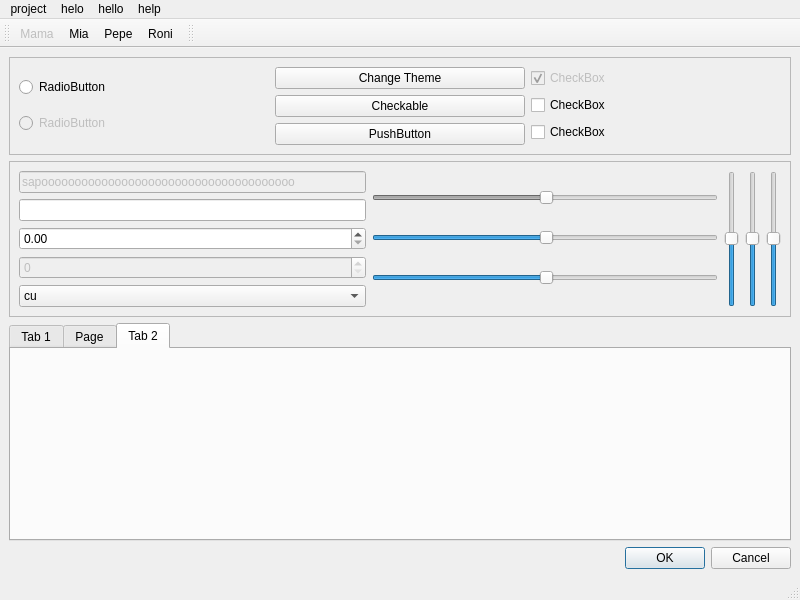
<?xml version="1.0" encoding="UTF-8"?>
<ui version="4.0">
 <class>MainWindow</class>
 <widget class="QMainWindow" name="MainWindow">
  <property name="geometry">
   <rect>
    <x>0</x>
    <y>0</y>
    <width>800</width>
    <height>600</height>
   </rect>
  </property>
  <property name="windowTitle">
   <string>MainWindow</string>
  </property>
  <widget class="QWidget" name="centralwidget">
   <layout class="QVBoxLayout" name="verticalLayout">
    <item>
     <widget class="QFrame" name="frame">
      <property name="frameShape">
       <enum>QFrame::StyledPanel</enum>
      </property>
      <property name="frameShadow">
       <enum>QFrame::Raised</enum>
      </property>
      <layout class="QHBoxLayout" name="horizontalLayout">
       <item>
        <layout class="QVBoxLayout" name="verticalLayout_2">
         <item>
          <widget class="QRadioButton" name="radioButton">
           <property name="enabled">
            <bool>true</bool>
           </property>
           <property name="text">
            <string>RadioButton</string>
           </property>
           <property name="checkable">
            <bool>true</bool>
           </property>
           <property name="checked">
            <bool>false</bool>
           </property>
           <property name="autoExclusive">
            <bool>true</bool>
           </property>
          </widget>
         </item>
         <item>
          <widget class="QRadioButton" name="radioButton_2">
           <property name="enabled">
            <bool>false</bool>
           </property>
           <property name="text">
            <string>RadioButton</string>
           </property>
          </widget>
         </item>
        </layout>
       </item>
       <item>
        <layout class="QVBoxLayout" name="verticalLayout_5">
         <item>
          <widget class="QPushButton" name="change_theme_button">
           <property name="text">
            <string>Change Theme</string>
           </property>
           <property name="checkable">
            <bool>false</bool>
           </property>
           <property name="autoExclusive">
            <bool>false</bool>
           </property>
           <property name="default">
            <bool>false</bool>
           </property>
           <property name="flat">
            <bool>false</bool>
           </property>
           <property name="status" stdset="0">
            <string>main</string>
           </property>
          </widget>
         </item>
         <item>
          <widget class="QPushButton" name="pushButton">
           <property name="toolTip">
            <string>ESTOY LOOOOCO
LO LO LO LO 
LOCO</string>
           </property>
           <property name="text">
            <string>Checkable</string>
           </property>
           <property name="checkable">
            <bool>true</bool>
           </property>
           <property name="autoExclusive">
            <bool>false</bool>
           </property>
           <property name="status" stdset="0">
            <string>danger</string>
           </property>
          </widget>
         </item>
         <item>
          <widget class="QPushButton" name="pushButton_2">
           <property name="enabled">
            <bool>true</bool>
           </property>
           <property name="text">
            <string>PushButton</string>
           </property>
           <property name="status" stdset="0">
            <string>warning</string>
           </property>
          </widget>
         </item>
        </layout>
       </item>
       <item>
        <layout class="QVBoxLayout" name="verticalLayout_6">
         <item>
          <widget class="QCheckBox" name="checkBox_3">
           <property name="enabled">
            <bool>false</bool>
           </property>
           <property name="text">
            <string>CheckBox</string>
           </property>
           <property name="checked">
            <bool>true</bool>
           </property>
          </widget>
         </item>
         <item>
          <widget class="QCheckBox" name="checkBox_2">
           <property name="text">
            <string>CheckBox</string>
           </property>
           <property name="checked">
            <bool>false</bool>
           </property>
           <property name="autoExclusive">
            <bool>false</bool>
           </property>
           <property name="tristate">
            <bool>false</bool>
           </property>
          </widget>
         </item>
         <item>
          <widget class="QCheckBox" name="checkBox">
           <property name="text">
            <string>CheckBox</string>
           </property>
          </widget>
         </item>
        </layout>
       </item>
      </layout>
     </widget>
    </item>
    <item>
     <widget class="QFrame" name="frame_2">
      <property name="frameShape">
       <enum>QFrame::StyledPanel</enum>
      </property>
      <property name="frameShadow">
       <enum>QFrame::Plain</enum>
      </property>
      <layout class="QHBoxLayout" name="horizontalLayout_2">
       <item>
        <layout class="QVBoxLayout" name="verticalLayout_3">
         <item>
          <widget class="QLineEdit" name="lineEdit_2">
           <property name="enabled">
            <bool>false</bool>
           </property>
           <property name="text">
            <string>sapoooooooooooooooooooooooooooooooooooooo</string>
           </property>
          </widget>
         </item>
         <item>
          <widget class="QLineEdit" name="lineEdit"/>
         </item>
         <item>
          <widget class="QDoubleSpinBox" name="doubleSpinBox"/>
         </item>
         <item>
          <widget class="QSpinBox" name="spinBox">
           <property name="enabled">
            <bool>false</bool>
           </property>
          </widget>
         </item>
         <item>
          <widget class="QComboBox" name="comboBox">
           <property name="enabled">
            <bool>true</bool>
           </property>
           <item>
            <property name="text">
             <string>cu</string>
            </property>
           </item>
           <item>
            <property name="text">
             <string>anus</string>
            </property>
           </item>
          </widget>
         </item>
        </layout>
       </item>
       <item>
        <layout class="QVBoxLayout" name="verticalLayout_4">
         <item>
          <widget class="QSlider" name="horizontalSlider">
           <property name="enabled">
            <bool>false</bool>
           </property>
           <property name="value">
            <number>50</number>
           </property>
           <property name="orientation">
            <enum>Qt::Horizontal</enum>
           </property>
          </widget>
         </item>
         <item>
          <widget class="QSlider" name="horizontalSlider_3">
           <property name="value">
            <number>50</number>
           </property>
           <property name="orientation">
            <enum>Qt::Horizontal</enum>
           </property>
          </widget>
         </item>
         <item>
          <widget class="QSlider" name="horizontalSlider_2">
           <property name="value">
            <number>50</number>
           </property>
           <property name="orientation">
            <enum>Qt::Horizontal</enum>
           </property>
          </widget>
         </item>
        </layout>
       </item>
       <item>
        <layout class="QHBoxLayout" name="horizontalLayout_3">
         <item>
          <widget class="QSlider" name="verticalSlider_2">
           <property name="value">
            <number>50</number>
           </property>
           <property name="orientation">
            <enum>Qt::Vertical</enum>
           </property>
          </widget>
         </item>
         <item>
          <widget class="QSlider" name="verticalSlider_3">
           <property name="value">
            <number>50</number>
           </property>
           <property name="orientation">
            <enum>Qt::Vertical</enum>
           </property>
          </widget>
         </item>
         <item>
          <widget class="QSlider" name="verticalSlider">
           <property name="value">
            <number>50</number>
           </property>
           <property name="orientation">
            <enum>Qt::Vertical</enum>
           </property>
          </widget>
         </item>
        </layout>
       </item>
      </layout>
     </widget>
    </item>
    <item>
     <widget class="QTabWidget" name="tabWidget">
      <property name="currentIndex">
       <number>2</number>
      </property>
      <widget class="QWidget" name="tab">
       <attribute name="title">
        <string>Tab 1</string>
       </attribute>
       <layout class="QHBoxLayout" name="horizontalLayout_4">
        <item>
         <widget class="QProgressBar" name="progressBar">
          <property name="value">
           <number>24</number>
          </property>
         </widget>
        </item>
       </layout>
      </widget>
      <widget class="QWidget" name="tab_3">
       <attribute name="title">
        <string>Page</string>
       </attribute>
       <layout class="QHBoxLayout" name="horizontalLayout_6">
        <item>
         <widget class="QSpinBox" name="spinBox_2"/>
        </item>
        <item>
         <widget class="QComboBox" name="comboBox_2">
          <item>
           <property name="text">
            <string>Single Division</string>
           </property>
          </item>
          <item>
           <property name="text">
            <string>Multiple Division</string>
           </property>
          </item>
         </widget>
        </item>
        <item>
         <widget class="QTreeWidget" name="treeWidget">
          <property name="alternatingRowColors">
           <bool>true</bool>
          </property>
          <column>
           <property name="text">
            <string>Frequency</string>
           </property>
          </column>
          <item>
           <property name="text">
            <string>100</string>
           </property>
          </item>
          <item>
           <property name="text">
            <string>1</string>
           </property>
          </item>
          <item>
           <property name="text">
            <string>2</string>
           </property>
          </item>
          <item>
           <property name="text">
            <string>3</string>
           </property>
          </item>
          <item>
           <property name="text">
            <string>4</string>
           </property>
          </item>
          <item>
           <property name="text">
            <string>5</string>
           </property>
          </item>
          <item>
           <property name="text">
            <string>6</string>
           </property>
          </item>
          <item>
           <property name="text">
            <string>7</string>
           </property>
          </item>
          <item>
           <property name="text">
            <string>8</string>
           </property>
          </item>
          <item>
           <property name="text">
            <string>9</string>
           </property>
          </item>
          <item>
           <property name="text">
            <string>200</string>
           </property>
          </item>
          <item>
           <property name="text">
            <string>300</string>
           </property>
          </item>
          <item>
           <property name="text">
            <string>400</string>
           </property>
          </item>
          <item>
           <property name="text">
            <string>500</string>
           </property>
          </item>
         </widget>
        </item>
        <item>
         <widget class="QTableWidget" name="tableWidget">
          <property name="frameShape">
           <enum>QFrame::StyledPanel</enum>
          </property>
          <property name="frameShadow">
           <enum>QFrame::Plain</enum>
          </property>
          <row>
           <property name="text">
            <string>yeahhhh</string>
           </property>
          </row>
          <row>
           <property name="text">
            <string>hellmans</string>
           </property>
          </row>
          <column>
           <property name="text">
            <string>AOOOOOOOOOOO</string>
           </property>
          </column>
          <column>
           <property name="text">
            <string>sapo cururu</string>
           </property>
          </column>
          <item row="0" column="0">
           <property name="text">
            <string>hell na</string>
           </property>
          </item>
          <item row="0" column="1">
           <property name="text">
            <string>nahhhh</string>
           </property>
          </item>
          <item row="1" column="0">
           <property name="text">
            <string>fr</string>
           </property>
          </item>
          <item row="1" column="1">
           <property name="text">
            <string>xpto</string>
           </property>
          </item>
         </widget>
        </item>
       </layout>
      </widget>
      <widget class="QWidget" name="tab_2">
       <attribute name="title">
        <string>Tab 2</string>
       </attribute>
       <layout class="QHBoxLayout" name="horizontalLayout_5">
        <item>
         <widget class="CommonRenderWidget" name="render_widget" native="true">
          <widget class="QLabel" name="label">
           <property name="geometry">
            <rect>
             <x>140</x>
             <y>20</y>
             <width>500</width>
             <height>141</height>
            </rect>
           </property>
           <property name="maximumSize">
            <size>
             <width>500</width>
             <height>500</height>
            </size>
           </property>
           <property name="styleSheet">
            <string notr="true">font-family: 'MS Sans Serif';</string>
           </property>
           <property name="text">
            <string/>
           </property>
           <property name="pixmap">
            <pixmap>../../../OpenPulse/pulse/interface/data/icons/logos/OpenPulse_logo_white.png</pixmap>
           </property>
           <property name="scaledContents">
            <bool>true</bool>
           </property>
          </widget>
         </widget>
        </item>
       </layout>
      </widget>
     </widget>
    </item>
    <item>
     <widget class="QDialogButtonBox" name="buttonBox">
      <property name="enabled">
       <bool>true</bool>
      </property>
      <property name="standardButtons">
       <set>QDialogButtonBox::Cancel|QDialogButtonBox::Ok</set>
      </property>
      <property name="danger" stdset="0">
       <bool>true</bool>
      </property>
     </widget>
    </item>
   </layout>
  </widget>
  <widget class="QMenuBar" name="menubar">
   <property name="geometry">
    <rect>
     <x>0</x>
     <y>0</y>
     <width>800</width>
     <height>21</height>
    </rect>
   </property>
   <widget class="QMenu" name="menuproject">
    <property name="title">
     <string>project</string>
    </property>
    <addaction name="actionMama"/>
    <addaction name="actionMia"/>
    <addaction name="actionPepe"/>
    <addaction name="actionRoni"/>
   </widget>
   <widget class="QMenu" name="menuhelo">
    <property name="title">
     <string>helo</string>
    </property>
   </widget>
   <widget class="QMenu" name="menuhello">
    <property name="title">
     <string>hello</string>
    </property>
   </widget>
   <widget class="QMenu" name="menuhelp">
    <property name="title">
     <string>help</string>
    </property>
   </widget>
   <addaction name="menuproject"/>
   <addaction name="menuhelo"/>
   <addaction name="menuhello"/>
   <addaction name="menuhelp"/>
  </widget>
  <widget class="QStatusBar" name="statusbar"/>
  <widget class="QToolBar" name="toolBar">
   <property name="windowTitle">
    <string>toolBar</string>
   </property>
   <attribute name="toolBarArea">
    <enum>TopToolBarArea</enum>
   </attribute>
   <attribute name="toolBarBreak">
    <bool>false</bool>
   </attribute>
   <addaction name="actionMama"/>
   <addaction name="actionMia"/>
   <addaction name="actionPepe"/>
   <addaction name="actionRoni"/>
  </widget>
  <widget class="QToolBar" name="toolbar_2">
   <property name="windowTitle">
    <string>toolBar_2</string>
   </property>
   <attribute name="toolBarArea">
    <enum>TopToolBarArea</enum>
   </attribute>
   <attribute name="toolBarBreak">
    <bool>false</bool>
   </attribute>
  </widget>
  <action name="actionMama">
   <property name="checkable">
    <bool>true</bool>
   </property>
   <property name="enabled">
    <bool>false</bool>
   </property>
   <property name="text">
    <string>Mama</string>
   </property>
  </action>
  <action name="actionMia">
   <property name="checkable">
    <bool>true</bool>
   </property>
   <property name="text">
    <string>Mia</string>
   </property>
  </action>
  <action name="actionPepe">
   <property name="checkable">
    <bool>true</bool>
   </property>
   <property name="icon">
    <iconset>
     <normaloff>arrow_up_light_theme.svg</normaloff>arrow_up_light_theme.svg</iconset>
   </property>
   <property name="text">
    <string>Pepe</string>
   </property>
  </action>
  <action name="actionRoni">
   <property name="checkable">
    <bool>true</bool>
   </property>
   <property name="icon">
    <iconset>
     <normaloff>arrow_down_dark_theme.svg</normaloff>arrow_down_dark_theme.svg</iconset>
   </property>
   <property name="text">
    <string>Roni</string>
   </property>
  </action>
 </widget>
 <customwidgets>
  <customwidget>
   <class>CommonRenderWidget</class>
   <extends>QWidget</extends>
   <header>molde.render_widgets.common_render_widget</header>
   <container>1</container>
  </customwidget>
 </customwidgets>
 <resources/>
 <connections/>
</ui>
